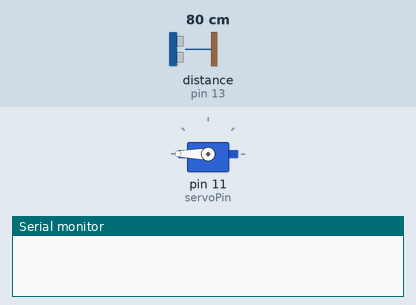
Simulated run of this sketch. Board: Arduino Uno, built with avr-gcc and run on an emulated ATmega328P. Shown: servo, the last lines printed to the serial monitor. Wiring (inferred from the names in the program): ultrasonic range finder: trigger pin 12; echo pin 13. The test bench sets the inputs (shaded band); at power-on: distance to the obstacle (sensor on pin 13) 80 cm. The echo pulse lasts 58.3 µs per cm.

Above: at 1.2 s.
1.3 s: distance to the obstacle (sensor on pin 13) set to 2 cm
At 2.2 s:
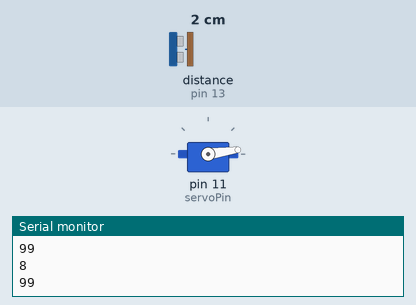
2.8 s: distance to the obstacle (sensor on pin 13) set to 9 cm
At 4.0 s:
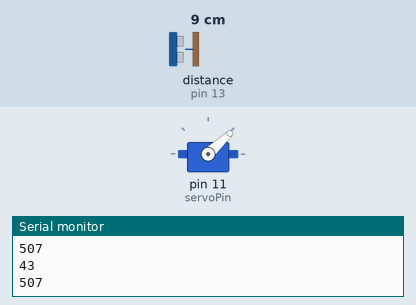
4.3 s: distance to the obstacle (sensor on pin 13) set to 18 cm
At 5.1 s:
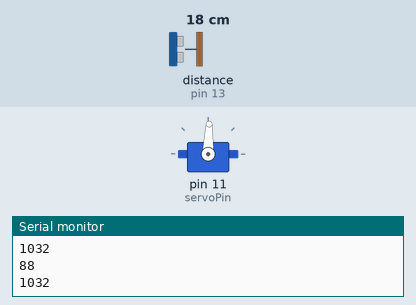
5.8 s: distance to the obstacle (sensor on pin 13) set to 35 cm
At 6.2 s:
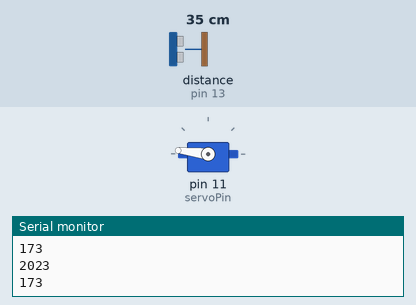
7.3 s: distance to the obstacle (sensor on pin 13) set to 60 cm
At 8.7 s:
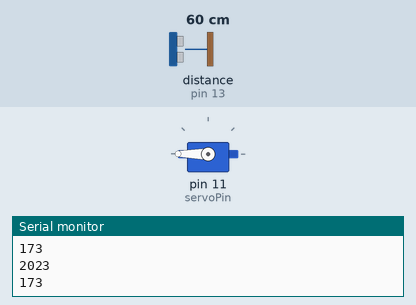
Timing chart, 0 to 9.8 s (numbered marks = the images above; inputs shaded):
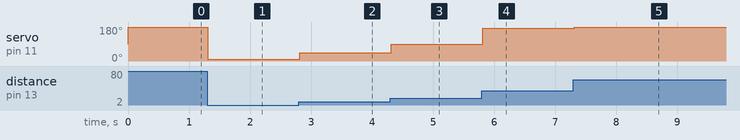

Measured:
- after the input at 1.3 s, servo on pin 11 (servoPin): 180° → 8° at once
- after the input at 2.8 s, servo on pin 11 (servoPin): 8° → 43° at once
- after the input at 4.3 s, servo on pin 11 (servoPin): 43° → 88° at once
- after the input at 5.8 s, servo on pin 11 (servoPin): 88° → 173° at once
- after the input at 7.3 s, servo on pin 11 (servoPin): 173° → 180° at once

The sketch:

AA2.ino
```cpp
#include <Servo.h>
int servoPin = 11;
Servo Servo1;


#define trigPin 12

#define echoPin 13

void setup() {

Serial.begin (9600);

pinMode(trigPin, OUTPUT);
Servo1.attach(servoPin);
pinMode(echoPin, INPUT);

}

void loop() {

long duration, distance, fin;

digitalWrite(trigPin, LOW);

delayMicroseconds(2);

digitalWrite(trigPin, HIGH);

delayMicroseconds(10);

digitalWrite(trigPin, LOW);

duration = pulseIn(echoPin, HIGH);


if(duration >= 2100){
  Servo1.write(180);
  }
else{
  fin = (duration / 11.6666666);
  Serial.println(duration);
  Serial.println(fin);
  Servo1.write(fin);
}

}
```
